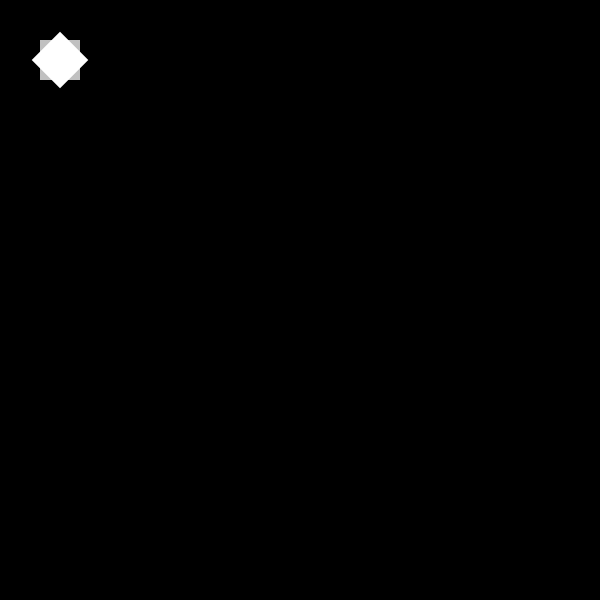
Frame 1 (no input)
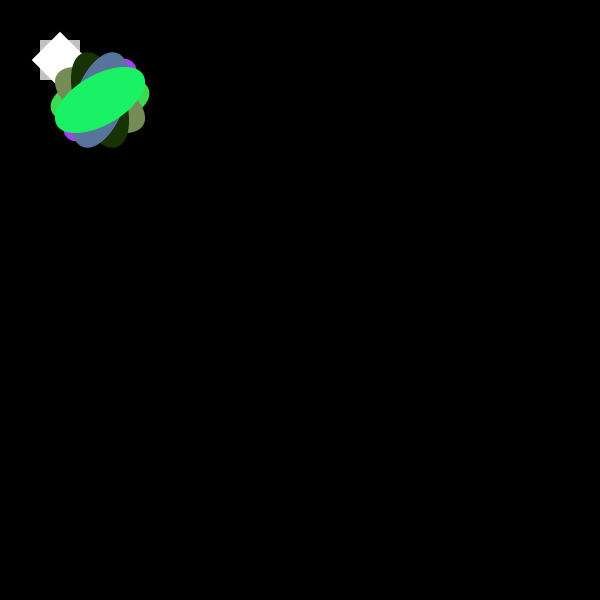
Frame 60 (the mouse pressed at the canvas centre just before this capture)
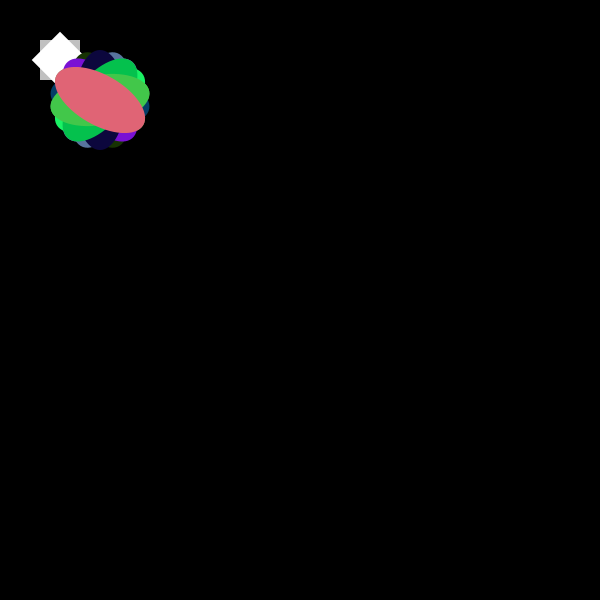
Frame 120 (the mouse held since frame 60 and released just before this capture)

The Processing sketch that drew these frames (run headless with seeded random() and noise(); from frame 60 on, the mouse is pressed at the canvas centre):

// Processing sketch: rotation
// ── rotation.pde
void setup(){
  size(600,600);
  background(0);
  smooth();
  fill(192);
  noStroke();
  rect(40,40,40,40);
 
  
  pushMatrix();
  translate(60,60);
  rectMode(CENTER);
  rotate(radians(45));
  fill(255);
  rect(0,0,40,40);
  popMatrix();
 

}

void draw(){
  //if whatever indide the parenthesis is true then
  //do whatever in inside te curly brackets
  
  if(frameCount % 10 == 0){
    fill(random(0,255),random(0,255),random(0,255));
    
    pushMatrix();
    translate(100,100);
    rotate(radians(frameCount * 4 % 360));
    //rect(0,0,80,20);
    ellipse(0,0,50,100);
    popMatrix();
    
  }
}
